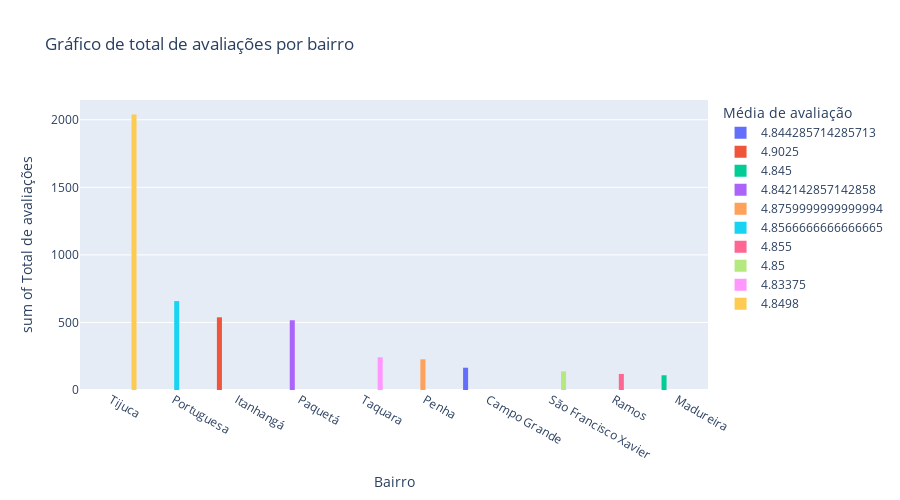
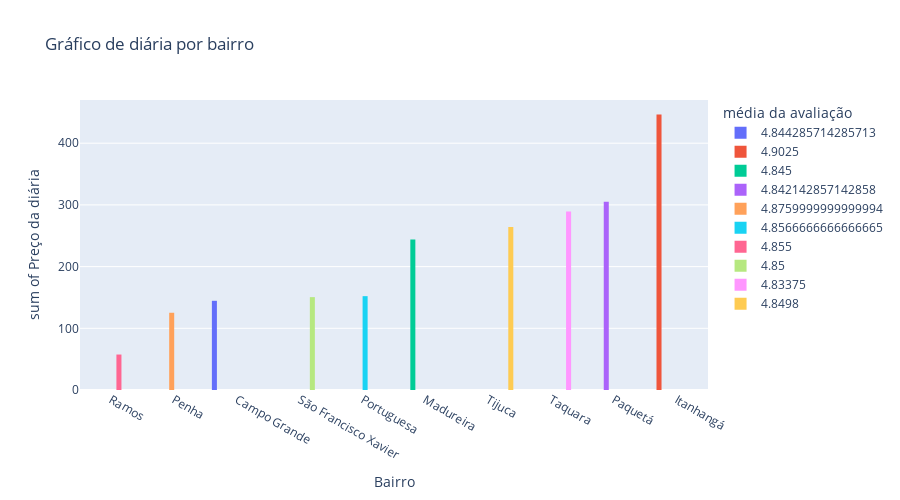
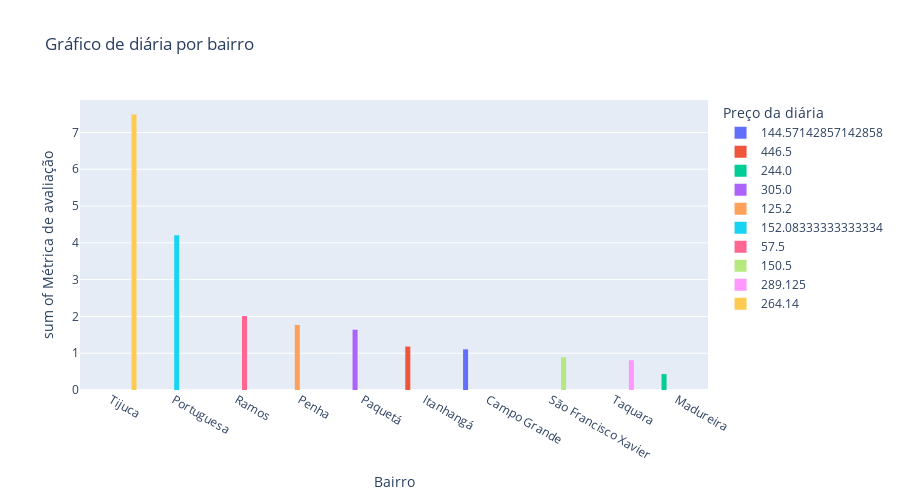

The cell these charts' notebook holds for them, in order:
### Markdown cell above
## Análise Cenário geral

### Code cell
analise_dados(df_review, df_acomodacao)

### Figure 1 — Plotly figure (JSON) as saved in the notebook; plotly's stock layout.template omitted (floating-point values rounded to 4 significant figures)
{"data": [{"alignmentgroup": "True", "bingroup": "x", "histfunc": "sum", "hovertemplate": "Média de avaliação=4.844285714285713<br>Bairro=%{x}<br>sum of Total de avaliações=%{y}<extra></extra>", "legendgroup": "4.844285714285713", "marker": {"color": "#636efa", "pattern": {"shape": ""}}, "name": "4.844285714285713", "offsetgroup": "4.844285714285713", "orientation": "v", "showlegend": true, "type": "histogram", "x": ["Campo Grande"], "xaxis": "x", "y": [165], "yaxis": "y"}, {"alignmentgroup": "True", "bingroup": "x", "histfunc": "sum", "hovertemplate": "Média de avaliação=4.9025<br>Bairro=%{x}<br>sum of Total de avaliações=%{y}<extra></extra>", "legendgroup": "4.9025", "marker": {"color": "#EF553B", "pattern": {"shape": ""}}, "name": "4.9025", "offsetgroup": "4.9025", "orientation": "v", "showlegend": true, "type": "histogram", "x": ["Itanhangá"], "xaxis": "x", "y": [538], "yaxis": "y"}, {"alignmentgroup": "True", "bingroup": "x", "histfunc": "sum", "hovertemplate": "Média de avaliação=4.845<br>Bairro=%{x}<br>sum of Total de avaliações=%{y}<extra></extra>", "legendgroup": "4.845", "marker": {"color": "#00cc96", "pattern": {"shape": ""}}, "name": "4.845", "offsetgroup": "4.845", "orientation": "v", "showlegend": true, "type": "histogram", "x": ["Madureira"], "xaxis": "x", "y": [109], "yaxis": "y"}, {"alignmentgroup": "True", "bingroup": "x", "histfunc": "sum", "hovertemplate": "Média de avaliação=4.842142857142858<br>Bairro=%{x}<br>sum of Total de avaliações=%{y}<extra></extra>", "legendgroup": "4.842142857142858", "marker": {"color": "#ab63fa", "pattern": {"shape": ""}}, "name": "4.842142857142858", "offsetgroup": "4.842142857142858", "orientation": "v", "showlegend": true, "type": "histogram", "x": ["Paquetá"], "xaxis": "x", "y": [516], "yaxis": "y"}, {"alignmentgroup": "True", "bingroup": "x", "histfunc": "sum", "hovertemplate": "Média de avaliação=4.8759999999999994<br>Bairro=%{x}<br>sum of Total de avaliações=%{y}<extra></extra>", "legendgroup": "4.8759999999999994", "marker": {"color": "#FFA15A", "pattern": {"shape": ""}}, "name": "4.8759999999999994", "offsetgroup": "4.8759999999999994", "orientation": "v", "showlegend": true, "type": "histogram", "x": ["Penha"], "xaxis": "x", "y": [227], "yaxis": "y"}, {"alignmentgroup": "True", "bingroup": "x", "histfunc": "sum", "hovertemplate": "Média de avaliação=4.8566666666666665<br>Bairro=%{x}<br>sum of Total de avaliações=%{y}<extra></extra>", "legendgroup": "4.8566666666666665", "marker": {"color": "#19d3f3", "pattern": {"shape": ""}}, "name": "4.8566666666666665", "offsetgroup": "4.8566666666666665", "orientation": "v", "showlegend": true, "type": "histogram", "x": ["Portuguesa"], "xaxis": "x", "y": [658], "yaxis": "y"}, {"alignmentgroup": "True", "bingroup": "x", "histfunc": "sum", "hovertemplate": "Média de avaliação=4.855<br>Bairro=%{x}<br>sum of Total de avaliações=%{y}<extra></extra>", "legendgroup": "4.855", "marker": {"color": "#FF6692", "pattern": {"shape": ""}}, "name": "4.855", "offsetgroup": "4.855", "orientation": "v", "showlegend": true, "type": "histogram", "x": ["Ramos"], "xaxis": "x", "y": [119], "yaxis": "y"}, {"alignmentgroup": "True", "bingroup": "x", "histfunc": "sum", "hovertemplate": "Média de avaliação=4.85<br>Bairro=%{x}<br>sum of Total de avaliações=%{y}<extra></extra>", "legendgroup": "4.85", "marker": {"color": "#B6E880", "pattern": {"shape": ""}}, "name": "4.85", "offsetgroup": "4.85", "orientation": "v", "showlegend": true, "type": "histogram", "x": ["São Francisco Xavier"], "xaxis": "x", "y": [138], "yaxis": "y"}, {"alignmentgroup": "True", "bingroup": "x", "histfunc": "sum", "hovertemplate": "Média de avaliação=4.83375<br>Bairro=%{x}<br>sum of Total de avaliações=%{y}<extra></extra>", "legendgroup": "4.83375", "marker": {"color": "#FF97FF", "pattern": {"shape": ""}}, "name": "4.83375", "offsetgroup": "4.83375", "orientation": "v", "showlegend": true, "type": "histogram", "x": ["Taquara"], "xaxis": "x", "y": [242], "yaxis": "y"}, {"alignmentgroup": "True", "bingroup": "x", "histfunc": "sum", "hovertemplate": "Média de avaliação=4.8498<br>Bairro=%{x}<br>sum of Total de avaliações=%{y}<extra></extra>", "legendgroup": "4.8498", "marker": {"color": "#FECB52", "pattern": {"shape": ""}}, "name": "4.8498", "offsetgroup": "4.8498", "orientation": "v", "showlegend": true, "type": "histogram", "x": ["Tijuca"], "xaxis": "x", "y": [2039], "yaxis": "y"}], "layout": {"barmode": "group", "height": 500, "legend": {"title": {"text": "Média de avaliação"}, "tracegroupgap": 0}, "title": {"text": "Gráfico de total de avaliações por bairro"}, "xaxis": {"anchor": "y", "categoryorder": "total descending", "domain": [0, 1], "title": {"text": "Bairro"}}, "yaxis": {"anchor": "x", "domain": [0, 1], "title": {"text": "sum of Total de avaliações"}}}}

### Figure 2 — Plotly figure (JSON) as saved in the notebook; plotly's stock layout.template omitted (floating-point values rounded to 4 significant figures)
{"data": [{"alignmentgroup": "True", "bingroup": "x", "histfunc": "sum", "hovertemplate": "média da avaliação=4.844285714285713<br>Bairro=%{x}<br>sum of Preço da diária=%{y}<extra></extra>", "legendgroup": "4.844285714285713", "marker": {"color": "#636efa", "pattern": {"shape": ""}}, "name": "4.844285714285713", "offsetgroup": "4.844285714285713", "orientation": "v", "showlegend": true, "type": "histogram", "x": ["Campo Grande"], "xaxis": "x", "y": [144.6], "yaxis": "y"}, {"alignmentgroup": "True", "bingroup": "x", "histfunc": "sum", "hovertemplate": "média da avaliação=4.9025<br>Bairro=%{x}<br>sum of Preço da diária=%{y}<extra></extra>", "legendgroup": "4.9025", "marker": {"color": "#EF553B", "pattern": {"shape": ""}}, "name": "4.9025", "offsetgroup": "4.9025", "orientation": "v", "showlegend": true, "type": "histogram", "x": ["Itanhangá"], "xaxis": "x", "y": [446.5], "yaxis": "y"}, {"alignmentgroup": "True", "bingroup": "x", "histfunc": "sum", "hovertemplate": "média da avaliação=4.845<br>Bairro=%{x}<br>sum of Preço da diária=%{y}<extra></extra>", "legendgroup": "4.845", "marker": {"color": "#00cc96", "pattern": {"shape": ""}}, "name": "4.845", "offsetgroup": "4.845", "orientation": "v", "showlegend": true, "type": "histogram", "x": ["Madureira"], "xaxis": "x", "y": [244], "yaxis": "y"}, {"alignmentgroup": "True", "bingroup": "x", "histfunc": "sum", "hovertemplate": "média da avaliação=4.842142857142858<br>Bairro=%{x}<br>sum of Preço da diária=%{y}<extra></extra>", "legendgroup": "4.842142857142858", "marker": {"color": "#ab63fa", "pattern": {"shape": ""}}, "name": "4.842142857142858", "offsetgroup": "4.842142857142858", "orientation": "v", "showlegend": true, "type": "histogram", "x": ["Paquetá"], "xaxis": "x", "y": [305], "yaxis": "y"}, {"alignmentgroup": "True", "bingroup": "x", "histfunc": "sum", "hovertemplate": "média da avaliação=4.8759999999999994<br>Bairro=%{x}<br>sum of Preço da diária=%{y}<extra></extra>", "legendgroup": "4.8759999999999994", "marker": {"color": "#FFA15A", "pattern": {"shape": ""}}, "name": "4.8759999999999994", "offsetgroup": "4.8759999999999994", "orientation": "v", "showlegend": true, "type": "histogram", "x": ["Penha"], "xaxis": "x", "y": [125.2], "yaxis": "y"}, {"alignmentgroup": "True", "bingroup": "x", "histfunc": "sum", "hovertemplate": "média da avaliação=4.8566666666666665<br>Bairro=%{x}<br>sum of Preço da diária=%{y}<extra></extra>", "legendgroup": "4.8566666666666665", "marker": {"color": "#19d3f3", "pattern": {"shape": ""}}, "name": "4.8566666666666665", "offsetgroup": "4.8566666666666665", "orientation": "v", "showlegend": true, "type": "histogram", "x": ["Portuguesa"], "xaxis": "x", "y": [152.1], "yaxis": "y"}, {"alignmentgroup": "True", "bingroup": "x", "histfunc": "sum", "hovertemplate": "média da avaliação=4.855<br>Bairro=%{x}<br>sum of Preço da diária=%{y}<extra></extra>", "legendgroup": "4.855", "marker": {"color": "#FF6692", "pattern": {"shape": ""}}, "name": "4.855", "offsetgroup": "4.855", "orientation": "v", "showlegend": true, "type": "histogram", "x": ["Ramos"], "xaxis": "x", "y": [57.5], "yaxis": "y"}, {"alignmentgroup": "True", "bingroup": "x", "histfunc": "sum", "hovertemplate": "média da avaliação=4.85<br>Bairro=%{x}<br>sum of Preço da diária=%{y}<extra></extra>", "legendgroup": "4.85", "marker": {"color": "#B6E880", "pattern": {"shape": ""}}, "name": "4.85", "offsetgroup": "4.85", "orientation": "v", "showlegend": true, "type": "histogram", "x": ["São Francisco Xavier"], "xaxis": "x", "y": [150.5], "yaxis": "y"}, {"alignmentgroup": "True", "bingroup": "x", "histfunc": "sum", "hovertemplate": "média da avaliação=4.83375<br>Bairro=%{x}<br>sum of Preço da diária=%{y}<extra></extra>", "legendgroup": "4.83375", "marker": {"color": "#FF97FF", "pattern": {"shape": ""}}, "name": "4.83375", "offsetgroup": "4.83375", "orientation": "v", "showlegend": true, "type": "histogram", "x": ["Taquara"], "xaxis": "x", "y": [289.1], "yaxis": "y"}, {"alignmentgroup": "True", "bingroup": "x", "histfunc": "sum", "hovertemplate": "média da avaliação=4.8498<br>Bairro=%{x}<br>sum of Preço da diária=%{y}<extra></extra>", "legendgroup": "4.8498", "marker": {"color": "#FECB52", "pattern": {"shape": ""}}, "name": "4.8498", "offsetgroup": "4.8498", "orientation": "v", "showlegend": true, "type": "histogram", "x": ["Tijuca"], "xaxis": "x", "y": [264.1], "yaxis": "y"}], "layout": {"barmode": "group", "height": 500, "legend": {"title": {"text": "média da avaliação"}, "tracegroupgap": 0}, "title": {"text": "Gráfico de diária por bairro"}, "xaxis": {"anchor": "y", "categoryorder": "total ascending", "domain": [0, 1], "title": {"text": "Bairro"}}, "yaxis": {"anchor": "x", "domain": [0, 1], "title": {"text": "sum of Preço da diária"}}}}

### Figure 3 — Plotly figure (JSON) as saved in the notebook; plotly's stock layout.template omitted (floating-point values rounded to 4 significant figures)
{"data": [{"alignmentgroup": "True", "bingroup": "x", "histfunc": "sum", "hovertemplate": "Preço da diária=144.57142857142858<br>Bairro=%{x}<br>sum of Métrica de avaliação=%{y}<extra></extra>", "legendgroup": "144.57142857142858", "marker": {"color": "#636efa", "pattern": {"shape": ""}}, "name": "144.57142857142858", "offsetgroup": "144.57142857142858", "orientation": "v", "showlegend": true, "type": "histogram", "x": ["Campo Grande"], "xaxis": "x", "y": [1.106], "yaxis": "y"}, {"alignmentgroup": "True", "bingroup": "x", "histfunc": "sum", "hovertemplate": "Preço da diária=446.5<br>Bairro=%{x}<br>sum of Métrica de avaliação=%{y}<extra></extra>", "legendgroup": "446.5", "marker": {"color": "#EF553B", "pattern": {"shape": ""}}, "name": "446.5", "offsetgroup": "446.5", "orientation": "v", "showlegend": true, "type": "histogram", "x": ["Itanhangá"], "xaxis": "x", "y": [1.181], "yaxis": "y"}, {"alignmentgroup": "True", "bingroup": "x", "histfunc": "sum", "hovertemplate": "Preço da diária=244.0<br>Bairro=%{x}<br>sum of Métrica de avaliação=%{y}<extra></extra>", "legendgroup": "244.0", "marker": {"color": "#00cc96", "pattern": {"shape": ""}}, "name": "244.0", "offsetgroup": "244.0", "orientation": "v", "showlegend": true, "type": "histogram", "x": ["Madureira"], "xaxis": "x", "y": [0.4329], "yaxis": "y"}, {"alignmentgroup": "True", "bingroup": "x", "histfunc": "sum", "hovertemplate": "Preço da diária=305.0<br>Bairro=%{x}<br>sum of Métrica de avaliação=%{y}<extra></extra>", "legendgroup": "305.0", "marker": {"color": "#ab63fa", "pattern": {"shape": ""}}, "name": "305.0", "offsetgroup": "305.0", "orientation": "v", "showlegend": true, "type": "histogram", "x": ["Paquetá"], "xaxis": "x", "y": [1.638], "yaxis": "y"}, {"alignmentgroup": "True", "bingroup": "x", "histfunc": "sum", "hovertemplate": "Preço da diária=125.2<br>Bairro=%{x}<br>sum of Métrica de avaliação=%{y}<extra></extra>", "legendgroup": "125.2", "marker": {"color": "#FFA15A", "pattern": {"shape": ""}}, "name": "125.2", "offsetgroup": "125.2", "orientation": "v", "showlegend": true, "type": "histogram", "x": ["Penha"], "xaxis": "x", "y": [1.768], "yaxis": "y"}, {"alignmentgroup": "True", "bingroup": "x", "histfunc": "sum", "hovertemplate": "Preço da diária=152.08333333333334<br>Bairro=%{x}<br>sum of Métrica de avaliação=%{y}<extra></extra>", "legendgroup": "152.08333333333334", "marker": {"color": "#19d3f3", "pattern": {"shape": ""}}, "name": "152.08333333333334", "offsetgroup": "152.08333333333334", "orientation": "v", "showlegend": true, "type": "histogram", "x": ["Portuguesa"], "xaxis": "x", "y": [4.203], "yaxis": "y"}, {"alignmentgroup": "True", "bingroup": "x", "histfunc": "sum", "hovertemplate": "Preço da diária=57.5<br>Bairro=%{x}<br>sum of Métrica de avaliação=%{y}<extra></extra>", "legendgroup": "57.5", "marker": {"color": "#FF6692", "pattern": {"shape": ""}}, "name": "57.5", "offsetgroup": "57.5", "orientation": "v", "showlegend": true, "type": "histogram", "x": ["Ramos"], "xaxis": "x", "y": [2.01], "yaxis": "y"}, {"alignmentgroup": "True", "bingroup": "x", "histfunc": "sum", "hovertemplate": "Preço da diária=150.5<br>Bairro=%{x}<br>sum of Métrica de avaliação=%{y}<extra></extra>", "legendgroup": "150.5", "marker": {"color": "#B6E880", "pattern": {"shape": ""}}, "name": "150.5", "offsetgroup": "150.5", "orientation": "v", "showlegend": true, "type": "histogram", "x": ["São Francisco Xavier"], "xaxis": "x", "y": [0.8894], "yaxis": "y"}, {"alignmentgroup": "True", "bingroup": "x", "histfunc": "sum", "hovertemplate": "Preço da diária=289.125<br>Bairro=%{x}<br>sum of Métrica de avaliação=%{y}<extra></extra>", "legendgroup": "289.125", "marker": {"color": "#FF97FF", "pattern": {"shape": ""}}, "name": "289.125", "offsetgroup": "289.125", "orientation": "v", "showlegend": true, "type": "histogram", "x": ["Taquara"], "xaxis": "x", "y": [0.8092], "yaxis": "y"}, {"alignmentgroup": "True", "bingroup": "x", "histfunc": "sum", "hovertemplate": "Preço da diária=264.14<br>Bairro=%{x}<br>sum of Métrica de avaliação=%{y}<extra></extra>", "legendgroup": "264.14", "marker": {"color": "#FECB52", "pattern": {"shape": ""}}, "name": "264.14", "offsetgroup": "264.14", "orientation": "v", "showlegend": true, "type": "histogram", "x": ["Tijuca"], "xaxis": "x", "y": [7.488], "yaxis": "y"}], "layout": {"barmode": "group", "height": 500, "legend": {"title": {"text": "Preço da diária"}, "tracegroupgap": 0}, "title": {"text": "Gráfico de diária por bairro"}, "xaxis": {"anchor": "y", "categoryorder": "total descending", "domain": [0, 1], "title": {"text": "Bairro"}}, "yaxis": {"anchor": "x", "domain": [0, 1], "title": {"text": "sum of Métrica de avaliação"}}}}
